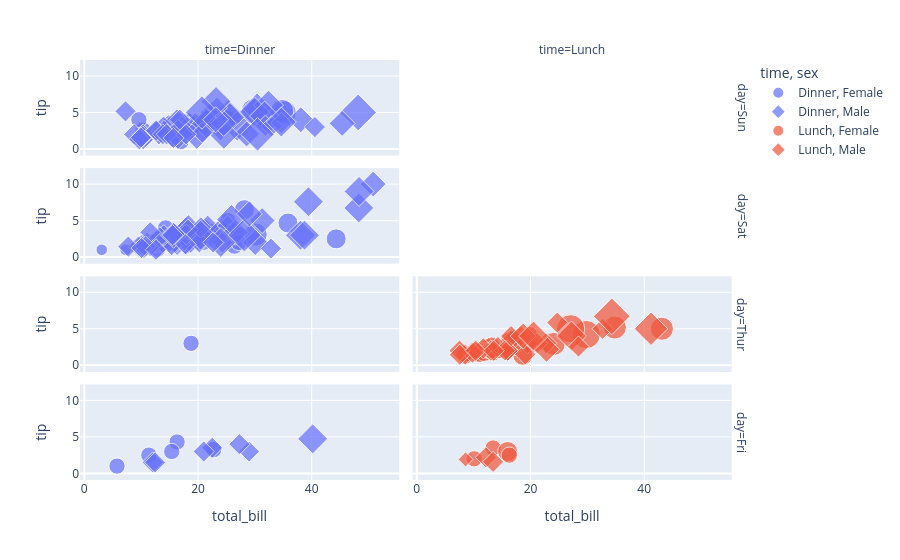

The notebook cell saved with this chart:
### Markdown cell above
Let's see various customizations available for this chart:

- `color`: Color the points.
- `symbol`: Gives a symbol to each point according to the data passed.
- `size`: Size for each point.

### Code cell
df = px.data.tips()

px.scatter(df, x='total_bill', y='tip', color='time', symbol='sex', size='size', facet_row='day', facet_col='time')

### Figure 1 — Plotly figure (JSON) as saved in the notebook; plotly's stock layout.template omitted (floating-point values rounded to 4 significant figures)
{"data": [{"hovertemplate": "time=Dinner<br>sex=Female<br>day=Sun<br>total_bill=%{x}<br>tip=%{y}<br>size=%{marker.size}<extra></extra>", "legendgroup": "Dinner, Female", "marker": {"color": "#636efa", "size": [2, 4, 4, 2, 3, 3, 2, 4, 3, 2, 5, 4, 2, 3, 2, 2, 3, 3], "sizemode": "area", "sizeref": 0.015, "symbol": "circle"}, "mode": "markers", "name": "Dinner, Female", "orientation": "v", "showlegend": true, "x": [16.99, 24.59, 35.26, 14.83, 10.33, 16.97, 10.29, 34.81, 25.71, 17.31, 29.85, 25.0, 13.39, 16.21, 17.51, 9.6, 20.9, 18.15], "xaxis": "x7", "y": [1.01, 3.61, 5.0, 3.02, 1.67, 3.5, 2.6, 5.2, 4.0, 3.5, 5.14, 3.75, 2.61, 2.0, 3.0, 4.0, 3.5, 3.5], "yaxis": "y7", "type": "scatter"}, {"hovertemplate": "time=Dinner<br>sex=Female<br>day=Sat<br>total_bill=%{x}<br>tip=%{y}<br>size=%{marker.size}<extra></extra>", "legendgroup": "Dinner, Female", "marker": {"color": "#636efa", "size": [2, 2, 2, 2, 4, 3, 2, 2, 1, 3, 2, 2, 2, 3, 2, 2, 2, 1, 2, 2, 2, 2, 3, 2, 4, 2, 3, 2], "sizemode": "area", "sizeref": 0.015, "symbol": "circle"}, "mode": "markers", "name": "Dinner, Female", "orientation": "v", "showlegend": false, "x": [20.29, 15.77, 19.65, 15.06, 20.69, 16.93, 26.41, 16.45, 3.07, 17.07, 26.86, 25.28, 14.73, 44.3, 22.42, 20.92, 14.31, 7.25, 10.59, 10.63, 12.76, 13.27, 28.17, 12.9, 30.14, 22.12, 35.83, 27.18], "xaxis": "x5", "y": [2.75, 2.23, 3.0, 3.0, 2.45, 3.07, 1.5, 2.47, 1.0, 3.0, 3.14, 5.0, 2.2, 2.5, 3.48, 4.08, 4.0, 1.0, 1.61, 2.0, 2.23, 2.5, 6.5, 1.1, 3.09, 2.88, 4.67, 2.0], "yaxis": "y5", "type": "scatter"}, {"hovertemplate": "time=Dinner<br>sex=Female<br>day=Thur<br>total_bill=%{x}<br>tip=%{y}<br>size=%{marker.size}<extra></extra>", "legendgroup": "Dinner, Female", "marker": {"color": "#636efa", "size": [2], "sizemode": "area", "sizeref": 0.015, "symbol": "circle"}, "mode": "markers", "name": "Dinner, Female", "orientation": "v", "showlegend": false, "x": [18.78], "xaxis": "x3", "y": [3.0], "yaxis": "y3", "type": "scatter"}, {"hovertemplate": "time=Dinner<br>sex=Female<br>day=Fri<br>total_bill=%{x}<br>tip=%{y}<br>size=%{marker.size}<extra></extra>", "legendgroup": "Dinner, Female", "marker": {"color": "#636efa", "size": [2, 2, 2, 2, 2], "sizemode": "area", "sizeref": 0.015, "symbol": "circle"}, "mode": "markers", "name": "Dinner, Female", "orientation": "v", "showlegend": false, "x": [5.75, 16.32, 22.75, 11.35, 15.38], "xaxis": "x", "y": [1.0, 4.3, 3.25, 2.5, 3.0], "yaxis": "y", "type": "scatter"}, {"hovertemplate": "time=Dinner<br>sex=Male<br>day=Sun<br>total_bill=%{x}<br>tip=%{y}<br>size=%{marker.size}<extra></extra>", "legendgroup": "Dinner, Male", "marker": {"color": "#636efa", "size": [3, 3, 2, 4, 2, 4, 2, 2, 2, 2, 4, 2, 3, 2, 2, 2, 4, 2, 2, 4, 3, 2, 2, 2, 4, 2, 3, 2, 4, 2, 2, 3, 4, 4, 6, 4, 4, 2, 2, 3, 2, 4, 2, 2, 2, 2, 2, 2, 2, 4, 2, 3, 4, 2, 5, 5, 3, 2], "sizemode": "area", "sizeref": 0.015, "symbol": "diamond"}, "mode": "markers", "name": "Dinner, Male", "orientation": "v", "showlegend": true, "x": [10.34, 21.01, 23.68, 25.29, 8.77, 26.88, 15.04, 14.78, 10.27, 15.42, 18.43, 21.58, 16.29, 17.46, 13.94, 9.68, 30.4, 18.29, 22.23, 32.4, 28.55, 18.04, 12.54, 9.94, 25.56, 19.49, 38.07, 23.95, 29.93, 14.07, 13.13, 17.26, 24.55, 19.77, 48.17, 16.49, 21.5, 12.66, 13.81, 24.52, 20.76, 31.71, 7.25, 31.85, 16.82, 32.9, 17.89, 14.48, 34.63, 34.65, 23.33, 45.35, 23.17, 40.55, 20.69, 30.46, 23.1, 15.69], "xaxis": "x7", "y": [1.66, 3.5, 3.31, 4.71, 2.0, 3.12, 1.96, 3.23, 1.71, 1.57, 3.0, 3.92, 3.71, 2.54, 3.06, 1.32, 5.6, 3.0, 5.0, 6.0, 2.05, 3.0, 2.5, 1.56, 4.34, 3.51, 4.0, 2.55, 5.07, 2.5, 2.0, 2.74, 2.0, 2.0, 5.0, 2.0, 3.5, 2.5, 2.0, 3.48, 2.24, 4.5, 5.15, 3.18, 4.0, 3.11, 2.0, 2.0, 3.55, 3.68, 5.65, 3.5, 6.5, 3.0, 5.0, 2.0, 4.0, 1.5], "yaxis": "y7", "type": "scatter"}, {"hovertemplate": "time=Dinner<br>sex=Male<br>day=Sat<br>total_bill=%{x}<br>tip=%{y}<br>size=%{marker.size}<extra></extra>", "legendgroup": "Dinner, Male", "marker": {"color": "#636efa", "size": [3, 2, 4, 2, 4, 2, 2, 2, 2, 4, 2, 3, 3, 3, 3, 3, 4, 2, 4, 2, 2, 2, 4, 3, 3, 2, 2, 2, 2, 2, 2, 2, 2, 2, 2, 3, 2, 3, 4, 2, 3, 4, 4, 5, 2, 2, 4, 2, 4, 3, 2, 2, 2, 2, 2, 2, 3, 2, 2], "sizemode": "area", "sizeref": 0.015, "symbol": "diamond"}, "mode": "markers", "name": "Dinner, Male", "orientation": "v", "showlegend": false, "x": [20.65, 17.92, 39.42, 19.82, 17.81, 13.37, 12.69, 21.7, 9.55, 18.35, 17.78, 24.06, 16.31, 18.69, 31.27, 16.04, 38.01, 11.24, 48.27, 20.29, 13.81, 11.02, 18.29, 17.59, 20.08, 20.23, 15.01, 12.02, 10.51, 17.92, 15.36, 20.49, 25.21, 18.24, 14.0, 50.81, 15.81, 26.59, 38.73, 24.27, 30.06, 25.89, 48.33, 28.15, 11.59, 7.74, 20.45, 13.28, 24.01, 15.69, 11.61, 10.77, 15.53, 10.07, 12.6, 32.83, 29.03, 22.67, 17.82], "xaxis": "x5", "y": [3.35, 4.08, 7.58, 3.18, 2.34, 2.0, 2.0, 4.3, 1.45, 2.5, 3.27, 3.6, 2.0, 2.31, 5.0, 2.24, 3.0, 1.76, 6.73, 3.21, 2.0, 1.98, 3.76, 2.64, 3.15, 2.01, 2.09, 1.97, 1.25, 3.08, 1.64, 4.06, 4.29, 3.76, 3.0, 10.0, 3.16, 3.41, 3.0, 2.03, 2.0, 5.16, 9.0, 3.0, 1.5, 1.44, 3.0, 2.72, 2.0, 3.0, 3.39, 1.47, 3.0, 1.25, 1.0, 1.17, 5.92, 2.0, 1.75], "yaxis": "y5", "type": "scatter"}, {"hovertemplate": "time=Dinner<br>sex=Male<br>day=Fri<br>total_bill=%{x}<br>tip=%{y}<br>size=%{marker.size}<extra></extra>", "legendgroup": "Dinner, Male", "marker": {"color": "#636efa", "size": [2, 2, 4, 2, 2, 2, 2], "sizemode": "area", "sizeref": 0.015, "symbol": "diamond"}, "mode": "markers", "name": "Dinner, Male", "orientation": "v", "showlegend": false, "x": [28.97, 22.49, 40.17, 27.28, 12.03, 21.01, 12.46], "xaxis": "x", "y": [3.0, 3.5, 4.73, 4.0, 1.5, 3.0, 1.5], "yaxis": "y", "type": "scatter"}, {"hovertemplate": "time=Lunch<br>sex=Female<br>day=Thur<br>total_bill=%{x}<br>tip=%{y}<br>size=%{marker.size}<extra></extra>", "legendgroup": "Lunch, Female", "marker": {"color": "#EF553B", "size": [1, 4, 2, 2, 4, 2, 2, 6, 2, 2, 2, 2, 2, 2, 2, 2, 2, 2, 2, 6, 2, 2, 3, 2, 2, 4, 2, 2, 2, 2, 3], "sizemode": "area", "sizeref": 0.015, "symbol": "circle"}, "mode": "markers", "name": "Lunch, Female", "orientation": "v", "showlegend": true, "x": [10.07, 34.83, 10.65, 12.43, 24.08, 13.42, 12.48, 29.8, 14.52, 11.38, 20.27, 11.17, 12.26, 18.26, 8.51, 10.33, 14.15, 13.16, 17.47, 27.05, 16.43, 8.35, 18.64, 11.87, 19.81, 43.11, 13.0, 12.74, 13.0, 16.4, 16.47], "xaxis": "x4", "y": [1.83, 5.17, 1.5, 1.8, 2.92, 1.68, 2.52, 4.2, 2.0, 2.0, 2.83, 1.5, 2.0, 3.25, 1.25, 2.0, 2.0, 2.75, 3.5, 5.0, 2.3, 1.5, 1.36, 1.63, 4.19, 5.0, 2.0, 2.01, 2.0, 2.5, 3.23], "yaxis": "y4", "type": "scatter"}, {"hovertemplate": "time=Lunch<br>sex=Female<br>day=Fri<br>total_bill=%{x}<br>tip=%{y}<br>size=%{marker.size}<extra></extra>", "legendgroup": "Lunch, Female", "marker": {"color": "#EF553B", "size": [2, 3, 2, 2], "sizemode": "area", "sizeref": 0.015, "symbol": "circle"}, "mode": "markers", "name": "Lunch, Female", "orientation": "v", "showlegend": false, "x": [13.42, 15.98, 16.27, 10.09], "xaxis": "x2", "y": [3.48, 3.0, 2.5, 2.0], "yaxis": "y2", "type": "scatter"}, {"hovertemplate": "time=Lunch<br>sex=Male<br>day=Thur<br>total_bill=%{x}<br>tip=%{y}<br>size=%{marker.size}<extra></extra>", "legendgroup": "Lunch, Male", "marker": {"color": "#EF553B", "size": [4, 2, 2, 2, 2, 2, 2, 2, 2, 2, 2, 2, 2, 2, 2, 3, 2, 2, 6, 5, 2, 2, 2, 2, 2, 2, 2, 2, 3, 4], "sizemode": "area", "sizeref": 0.015, "symbol": "diamond"}, "mode": "markers", "name": "Lunch, Male", "orientation": "v", "showlegend": true, "x": [27.2, 22.76, 17.29, 19.44, 16.66, 32.68, 15.98, 13.03, 18.28, 24.71, 21.16, 11.69, 14.26, 15.95, 8.52, 22.82, 19.08, 16.0, 34.3, 41.19, 9.78, 7.51, 28.44, 15.48, 16.58, 7.56, 10.34, 13.51, 18.71, 20.53], "xaxis": "x4", "y": [4.0, 3.0, 2.71, 3.0, 3.4, 5.0, 2.03, 2.0, 4.0, 5.85, 3.0, 2.31, 2.5, 2.0, 1.48, 2.18, 1.5, 2.0, 6.7, 5.0, 1.73, 2.0, 2.56, 2.02, 4.0, 1.44, 2.0, 2.0, 4.0, 4.0], "yaxis": "y4", "type": "scatter"}, {"hovertemplate": "time=Lunch<br>sex=Male<br>day=Fri<br>total_bill=%{x}<br>tip=%{y}<br>size=%{marker.size}<extra></extra>", "legendgroup": "Lunch, Male", "marker": {"color": "#EF553B", "size": [2, 1, 2], "sizemode": "area", "sizeref": 0.015, "symbol": "diamond"}, "mode": "markers", "name": "Lunch, Male", "orientation": "v", "showlegend": false, "x": [12.16, 8.58, 13.42], "xaxis": "x2", "y": [2.2, 1.92, 1.58], "yaxis": "y2", "type": "scatter"}], "layout": {"xaxis": {"anchor": "y", "domain": [0.0, 0.48], "title": {"text": "total_bill"}}, "yaxis": {"anchor": "x", "domain": [0.0, 0.2275], "title": {"text": "tip"}}, "xaxis2": {"anchor": "y2", "domain": [0.5, 0.98], "matches": "x", "title": {"text": "total_bill"}}, "yaxis2": {"anchor": "x2", "domain": [0.0, 0.2275], "matches": "y", "showticklabels": false}, "xaxis3": {"anchor": "y3", "domain": [0.0, 0.48], "matches": "x", "showticklabels": false}, "yaxis3": {"anchor": "x3", "domain": [0.2575, 0.485], "matches": "y", "title": {"text": "tip"}}, "xaxis4": {"anchor": "y4", "domain": [0.5, 0.98], "matches": "x", "showticklabels": false}, "yaxis4": {"anchor": "x4", "domain": [0.2575, 0.485], "matches": "y", "showticklabels": false}, "xaxis5": {"anchor": "y5", "domain": [0.0, 0.48], "matches": "x", "showticklabels": false}, "yaxis5": {"anchor": "x5", "domain": [0.515, 0.7425], "matches": "y", "title": {"text": "tip"}}, "xaxis6": {"anchor": "y6", "domain": [0.5, 0.98], "matches": "x", "showticklabels": false}, "yaxis6": {"anchor": "x6", "domain": [0.515, 0.7425], "matches": "y", "showticklabels": false}, "xaxis7": {"anchor": "y7", "domain": [0.0, 0.48], "matches": "x", "showticklabels": false}, "yaxis7": {"anchor": "x7", "domain": [0.7725, 1.0], "matches": "y", "title": {"text": "tip"}}, "xaxis8": {"anchor": "y8", "domain": [0.5, 0.98], "matches": "x", "showticklabels": false}, "yaxis8": {"anchor": "x8", "domain": [0.7725, 1.0], "matches": "y", "showticklabels": false}, "annotations": [{"font": {}, "showarrow": false, "text": "time=Dinner", "x": 0.24, "xanchor": "center", "xref": "paper", "y": 1.0, "yanchor": "bottom", "yref": "paper"}, {"font": {}, "showarrow": false, "text": "time=Lunch", "x": 0.74, "xanchor": "center", "xref": "paper", "y": 1.0, "yanchor": "bottom", "yref": "paper"}, {"font": {}, "showarrow": false, "text": "day=Fri", "textangle": 90, "x": 0.98, "xanchor": "left", "xref": "paper", "y": 0.1138, "yanchor": "middle", "yref": "paper"}, {"font": {}, "showarrow": false, "text": "day=Thur", "textangle": 90, "x": 0.98, "xanchor": "left", "xref": "paper", "y": 0.3712, "yanchor": "middle", "yref": "paper"}, {"font": {}, "showarrow": false, "text": "day=Sat", "textangle": 90, "x": 0.98, "xanchor": "left", "xref": "paper", "y": 0.6288, "yanchor": "middle", "yref": "paper"}, {"font": {}, "showarrow": false, "text": "day=Sun", "textangle": 90, "x": 0.98, "xanchor": "left", "xref": "paper", "y": 0.8862, "yanchor": "middle", "yref": "paper"}], "legend": {"title": {"text": "time, sex"}, "tracegroupgap": 0, "itemsizing": "constant"}, "margin": {"t": 60}}}
